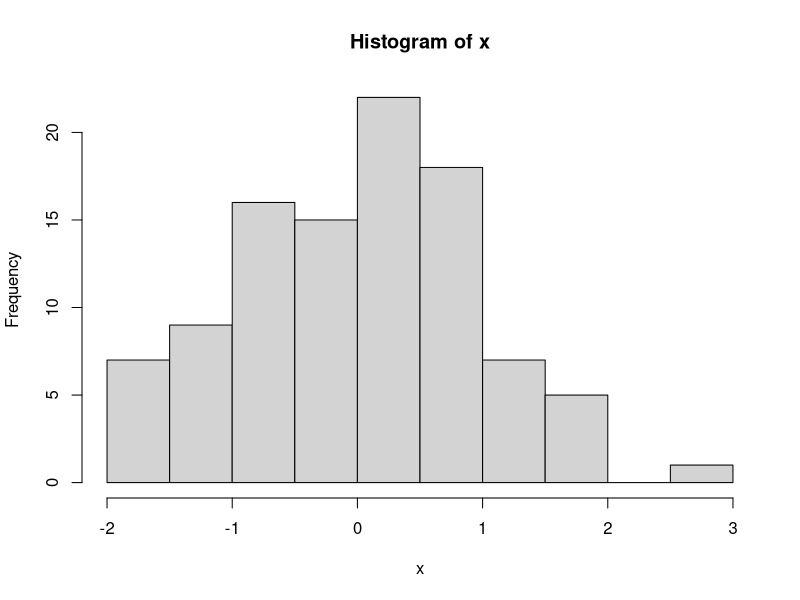

Source code (R):
## ---- chunk 1
x = rnorm(100)
hist(x)
head(x, 20)
